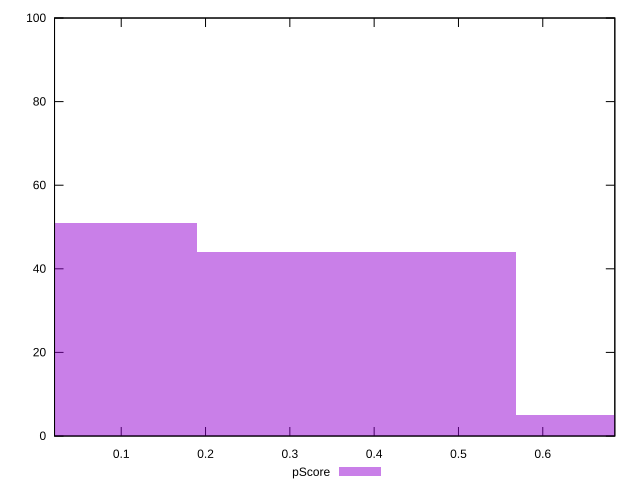

Reproduce this figure in gnuplot.
reset

$pScore <<EOF
0 51
0.3791863337176101 44
0.7583726674352202 5
EOF

set key outside below
set boxwidth 0.3791863337176101
set xrange [0.020892942734728803:0.6854633714256562]
set yrange [0:100]
set trange [0:100]
set style fill transparent solid 0.5 noborder
set terminal svg size 640, 490 enhanced background rgb 'white'
set output "report_00015_2021-02-09T16-11-33.973Z/mainthread-work-breakdown/samples/pages/pScore/histogram.svg"

plot $pScore title "pScore" with boxes

reset
